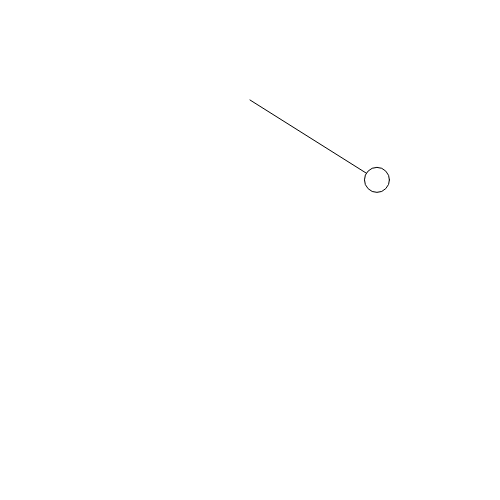
Frame 1 (no input)
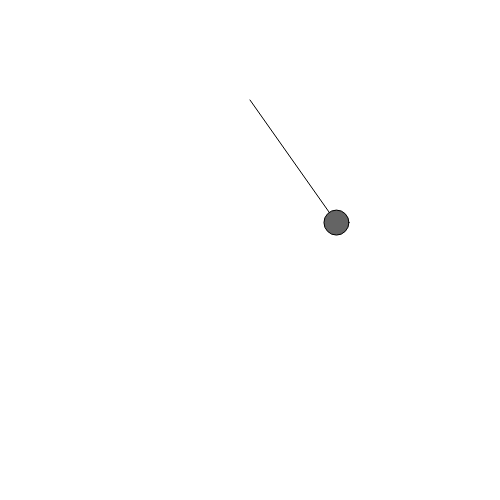
Frame 60 (no input)
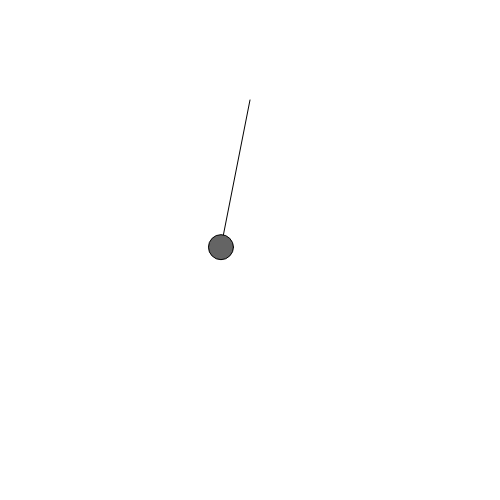
Frame 120 (the mouse pressed at the canvas centre since frame 60)

The p5.js sketch that drew these frames (run headless with seeded random() and noise() and a simulated clock; from frame 60 on, the mouse is pressed at the canvas centre):

// p5.js sketch
// ── sketch.js
var pendulum, length = 150, gravity = .01;
function setup() {
	createCanvas(500, 500)
	pendulum = new Pendulum()
}

function draw() {
	background(255)
	pendulum.update()
	pendulum.display()
	fill(100)
}


function Pendulum(){
	this.origin = createVector(width/2, height/5)
	this.loc = createVector(0,length)
	this.angle = 45
	this.angularVel = 0;
	this.angularAcc = 0;
	this.damping = .99
}

Pendulum.prototype = {
	update: function(){
		this.angularAcc = -gravity*sin(this.angle)
		this.angularVel += this.angularAcc
		this.angularVel *= this.damping
		this.angle += this.angularVel
	},
	display: function(){
		translate(width/2, height/5)
		this.loc = createVector(length*sin(this.angle), length*cos(this.angle))
		line(0, 0, this.loc.x, this.loc.y)
		ellipse(this.loc.x, this.loc.y, 25)
	},
	addForce: function(f){
		var force = this.f.copy()
		this.acc.add(force)
	}
}

function mousePressed(){
	pendulum.angle = mouseX/10
}
